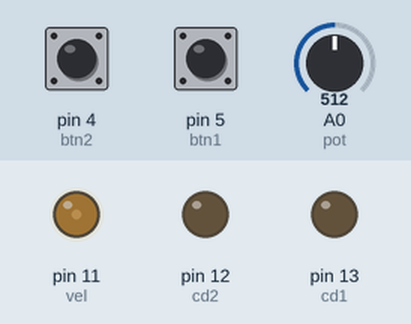
This sketch was run on a simulated Arduino Uno, built with avr-gcc and run on an emulated ATmega328P. Shown: output pins drawn as LEDs (lit = HIGH). The inputs (shaded band) are chosen by the test bench; at power-on: pin 4 (btn2) LOW, pin 5 (btn1) LOW, A0 (pot) = 512.

Above: at 1.2 s.
1.3 s: pin 4 (btn2) pulled HIGH for 0.15 s
At 1.38 s:
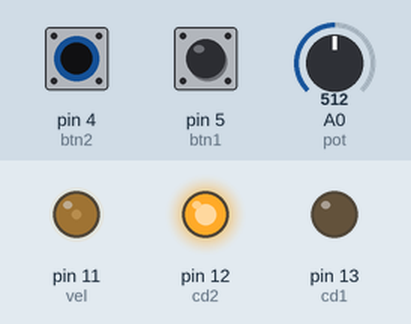
2.9 s: pin 5 (btn1) pulled HIGH for 0.15 s
At 2.98 s:
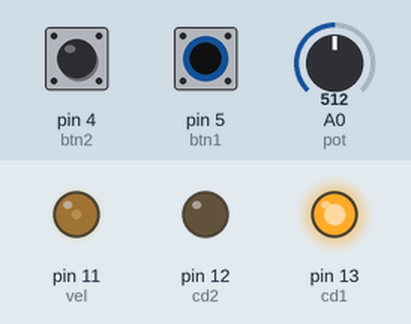
4.5 s: pin 5 (btn1) pulled HIGH for 3.2 s
At 8.1 s:
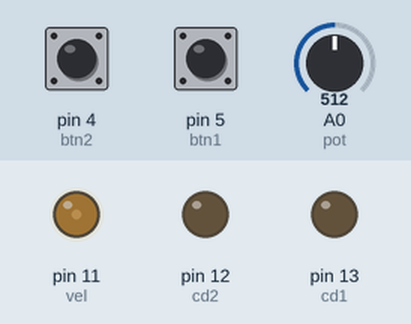
9.2 s: pin 4 (btn2) pulled HIGH for 3.2 s
At 10.4 s:
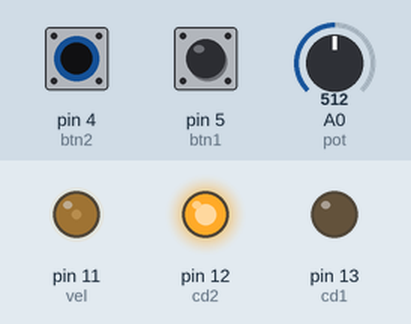
Timing chart, 0 to 13.9 s (numbered marks = the images above; inputs shaded):
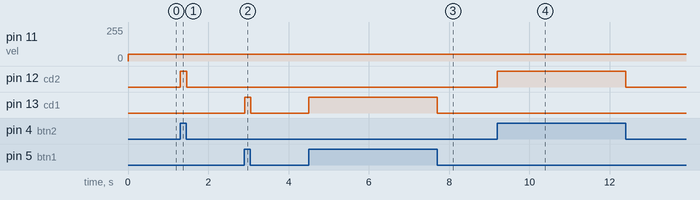

Measured:
- after the input at 1.3 s, pin 12 (cd2): LOW → HIGH at once, → LOW 0.15 s later
- after the input at 2.9 s, pin 13 (cd1): LOW → HIGH at once, → LOW 0.15 s later
- after the input at 4.5 s, pin 13 (cd1): LOW → HIGH at once, → LOW 3.2 s later
- after the input at 9.2 s, pin 12 (cd2): LOW → HIGH at once, → LOW 3.2 s later

The sketch:

Leds_con_boton.ino
```cpp
const int vel=11, pot=A0, cd1=13, cd2=12;
const int btn1=5, btn2=4;
int pwm=0, der=0, izq=0;
void setup(){
  pinMode(cd1, OUTPUT);
  pinMode(cd2, OUTPUT);
  pinMode(btn1, INPUT);
  pinMode(btn2, INPUT);
  Serial.begin(9600);
}
void derecha(){
  digitalWrite(cd1,1);
  digitalWrite(cd2,0);
}
void izquierda(){
  digitalWrite(cd1,0);
  digitalWrite(cd2,1);
}
void paro(){
  digitalWrite(cd1,0);
  digitalWrite(cd2,0);
}
void loop(){
  pwm=analogRead(pot);
  pwm=map(pwm, 0, 1023, 0, 255);
  analogWrite(vel, 50);
  der=digitalRead(btn1);
  izq=digitalRead(btn2);
  if(der==1 && izq==0)derecha();
  if(der==0 && izq==1)izquierda();
  if(der==0 && izq==0)paro();
  delay(10);

}
```
